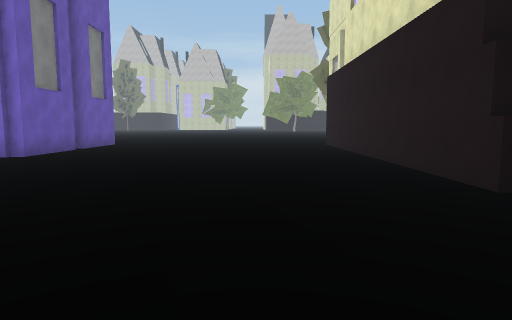
[1] (above)

24 first-person views from a walk through a scene from a Unity 3-D project. The camera is 1.5 m above the floor, tilts 6° down and sees 75° across. The floor is counted in squares, 2 m on a side. Each view is taken from the middle of a square. On the plan, view 1 faces up. The plan holds only what a view shows up to about 11 squares ahead; the rest is blank. The place goes on beyond the plan.

[2]
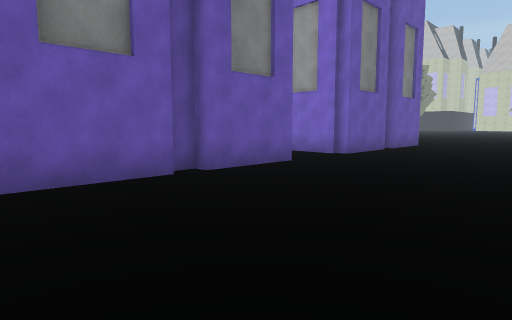

[3]
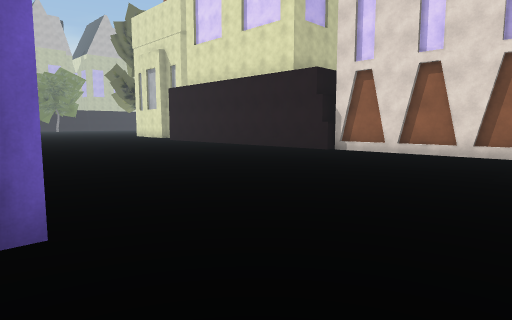

[4]
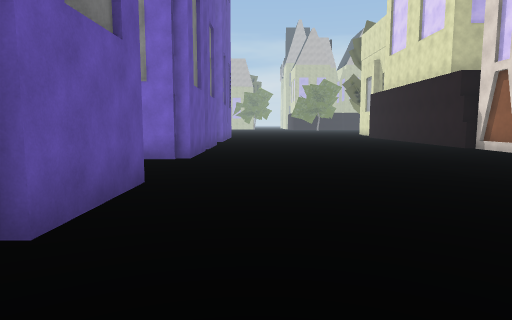

[5]
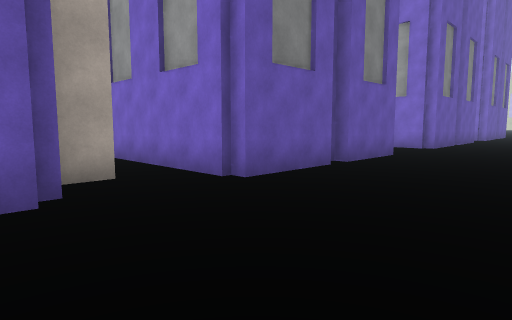

[6]
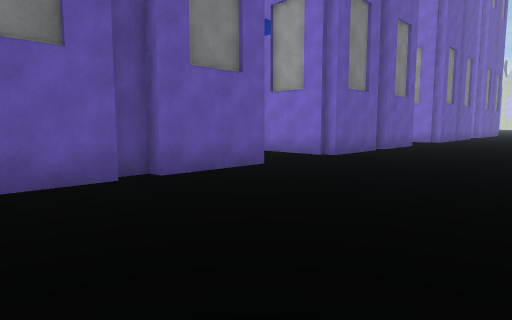

[7]
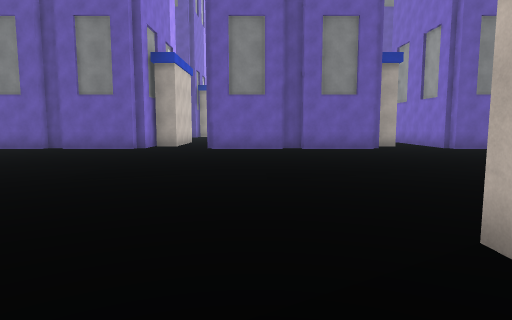

[8]
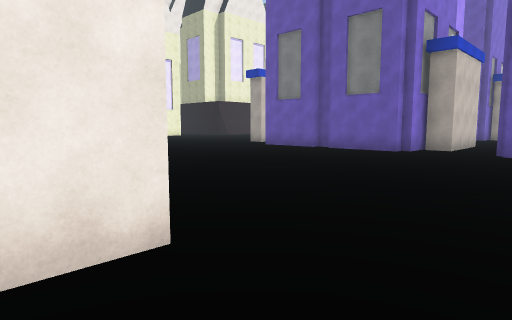

[9]
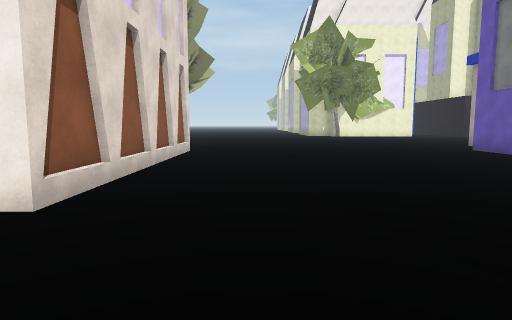

[10]
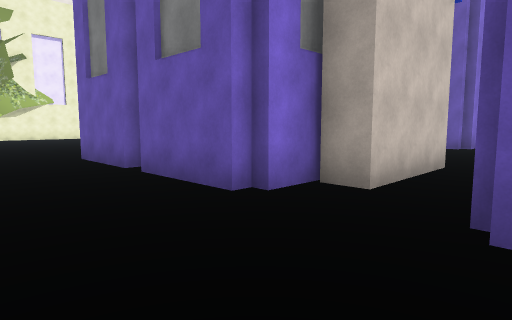

[11]
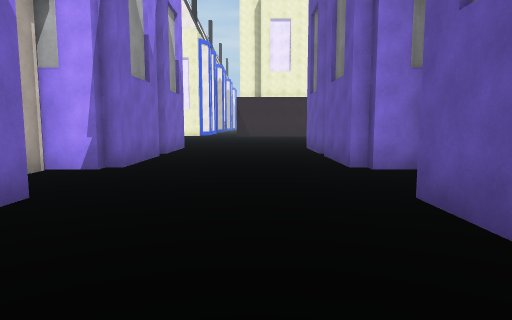

[12]
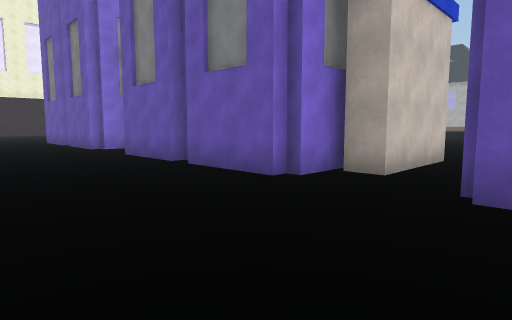

[13]
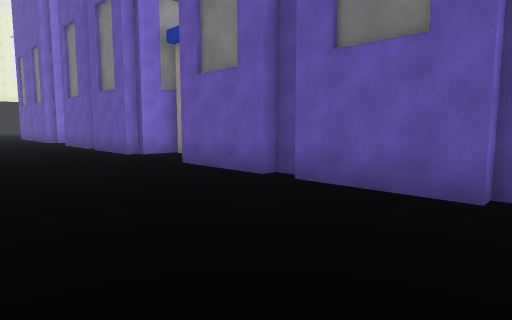

[14]
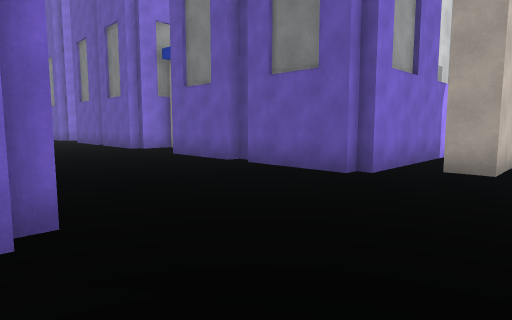

[15]
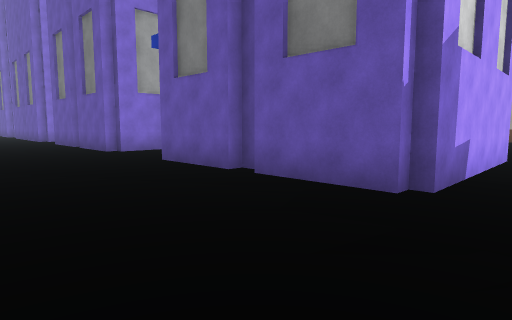

[16]
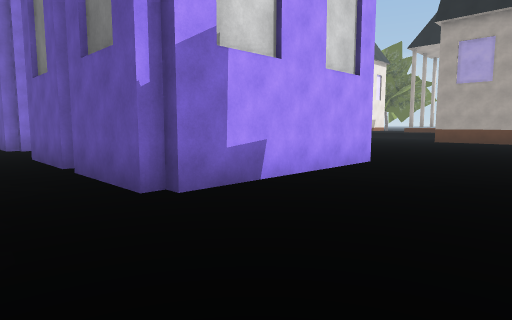

[17]
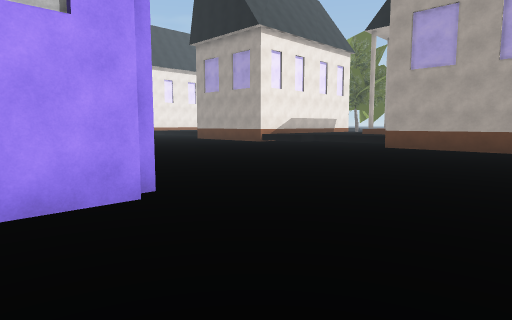

[18]
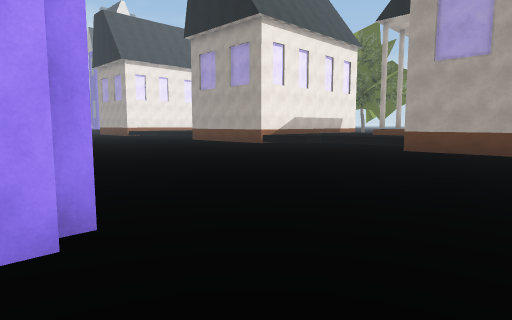

[19]
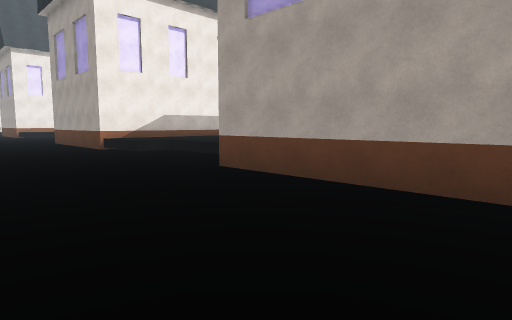

[20]
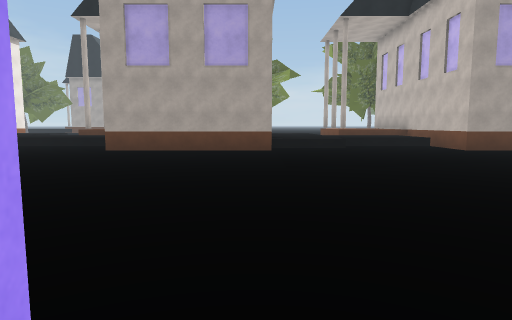

[21]
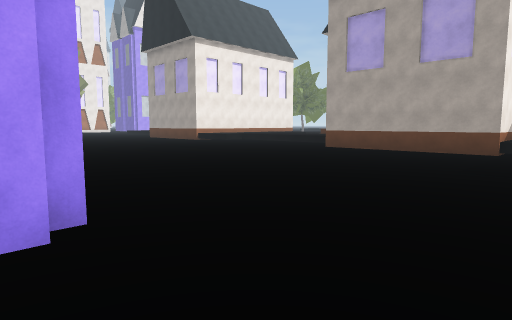

[22]
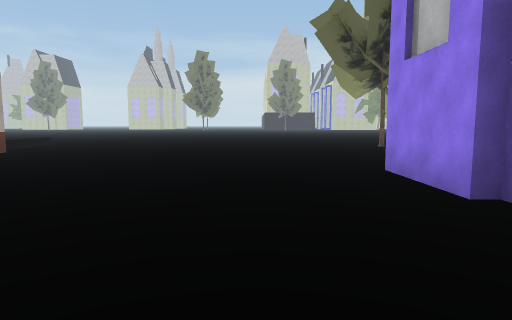

[23]
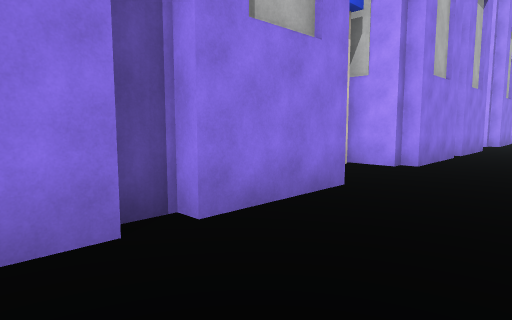

[24]
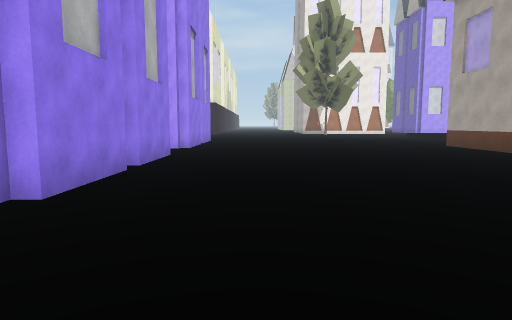

### Floor plan
Key: @ floor where view 1 was taken; # wall or solid block; . floor; ^ raised ledge; H house.
Columns run from 30 left of view 1 to 5 right of it. Each row starts with its distance up from view 1.
 11  ^...........           #........#
 10  ^...........           #........#
  9  #...........    .      #........#
  8  #...........          ##........#
  7  #............     .   ..........#
  6  #.........####H        #........#
  5 ##........##  ##        #........#
  4 ..........#    #.       #........#
  3 ^.........     H.       H........#
  2 ^.........     #...     #........#
  1 ^.........     #...     #........#
  0 ^^.......  .   .... .   ......@..#
 -1 ^^.......    ##....     .........#
 -2 ##.......  . .......    .......
 -3  #......  #    #...     #...
 -4  #........#    #..      #...
 -5  #.........#   #....    #....
 -6  #........##   H....    #....
 -7 ^.........#    #....    #....
 -8 ^..........   ##... H####....
 -9 ^.   .......###....    #.....
-10 ^     .....## ##...    ##......
-11      .....##   #...     #....... H
-12     ......#    #...     #........#
-13    ........    H...     H.......
-14   ........#    #...     #......   ..
-15   ........#    #...     #......
-16  #.........    .... ............ ##
-17  #.........    ......###........ #
-18  #........H#  #H....H####........#
-19               ##....    #........#
-20                #....    #........#
-21                #....#   #........H
-22                #....    #........#
-23                #....    #.........
-24                         ..........
-25                         ...

Positions as (right, up) in squares from view 1, and headings:
1: (0, 0), facing up
2: (-1, 0), facing up-left
3: (-6, -2), facing up-right
4: (-4, -7), facing up
5: (-2, -11), facing up-left
6: (-1, -15), facing up-left
7: (5, -14), facing left
8: (4, -14), facing down-left
9: (1, -13), facing down
10: (-3, -15), facing down-left
11: (-13, -12), facing down
12: (-11, -7), facing down-left
13: (-11, -2), facing down-left
14: (-10, 0), facing down-left
15: (-11, 7), facing down-left
16: (-13, 9), facing down-left
17: (-18, 9), facing down-left
18: (-19, 8), facing down-left
19: (-25, 9), facing down-left
20: (-19, -2), facing left
21: (-19, 0), facing down-left
22: (-22, 0), facing up
23: (-22, -4), facing down-right
24: (-22, -7), facing down
